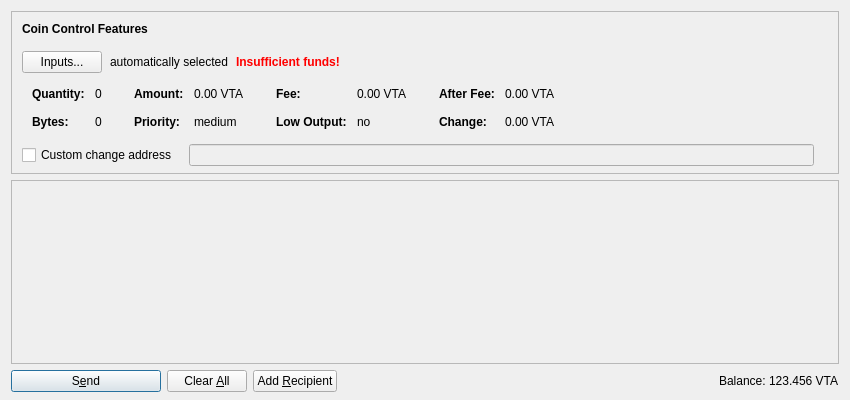
<?xml version="1.0" encoding="UTF-8"?>
<ui version="4.0">
 <class>SendCoinsDialog</class>
 <widget class="QDialog" name="SendCoinsDialog">
  <property name="geometry">
   <rect>
    <x>0</x>
    <y>0</y>
    <width>850</width>
    <height>400</height>
   </rect>
  </property>
  <property name="windowTitle">
   <string>Send Coins</string>
  </property>
  <layout class="QVBoxLayout" name="verticalLayout" stretch="0,1,0">
   <property name="bottomMargin">
    <number>8</number>
   </property>
   <item>
    <widget class="QFrame" name="frameCoinControl">
     <property name="sizePolicy">
      <sizepolicy hsizetype="Expanding" vsizetype="Expanding">
       <horstretch>0</horstretch>
       <verstretch>0</verstretch>
      </sizepolicy>
     </property>
     <property name="maximumSize">
      <size>
       <width>16777215</width>
       <height>16777215</height>
      </size>
     </property>
     <property name="frameShape">
      <enum>QFrame::StyledPanel</enum>
     </property>
     <property name="frameShadow">
      <enum>QFrame::Sunken</enum>
     </property>
     <layout class="QVBoxLayout" name="verticalLayoutCoinControl2">
      <property name="spacing">
       <number>0</number>
      </property>
      <property name="leftMargin">
       <number>0</number>
      </property>
      <property name="topMargin">
       <number>0</number>
      </property>
      <property name="rightMargin">
       <number>0</number>
      </property>
      <property name="bottomMargin">
       <number>6</number>
      </property>
      <item>
       <layout class="QVBoxLayout" name="verticalLayoutCoinControl" stretch="0,0,0,0,1">
        <property name="spacing">
         <number>0</number>
        </property>
        <property name="leftMargin">
         <number>10</number>
        </property>
        <property name="topMargin">
         <number>10</number>
        </property>
        <item>
         <layout class="QHBoxLayout" name="horizontalLayoutCoinControl1">
          <property name="bottomMargin">
           <number>15</number>
          </property>
          <item>
           <widget class="QLabel" name="labelCoinControlFeatures">
            <property name="sizePolicy">
             <sizepolicy hsizetype="Preferred" vsizetype="Maximum">
              <horstretch>0</horstretch>
              <verstretch>0</verstretch>
             </sizepolicy>
            </property>
            <property name="font">
             <font>
              <weight>75</weight>
              <bold>true</bold>
             </font>
            </property>
            <property name="styleSheet">
             <string notr="true">font-weight:bold;</string>
            </property>
            <property name="text">
             <string>Coin Control Features</string>
            </property>
           </widget>
          </item>
         </layout>
        </item>
        <item>
         <layout class="QHBoxLayout" name="horizontalLayoutCoinControl2" stretch="0,0,0,0">
          <property name="spacing">
           <number>8</number>
          </property>
          <property name="bottomMargin">
           <number>10</number>
          </property>
          <item>
           <widget class="QPushButton" name="pushButtonCoinControl">
            <property name="styleSheet">
             <string notr="true"/>
            </property>
            <property name="text">
             <string>Inputs...</string>
            </property>
           </widget>
          </item>
          <item>
           <widget class="QLabel" name="labelCoinControlAutomaticallySelected">
            <property name="text">
             <string>automatically selected</string>
            </property>
            <property name="margin">
             <number>5</number>
            </property>
           </widget>
          </item>
          <item>
           <widget class="QLabel" name="labelCoinControlInsuffFunds">
            <property name="font">
             <font>
              <weight>75</weight>
              <bold>true</bold>
             </font>
            </property>
            <property name="styleSheet">
             <string notr="true">color:red;font-weight:bold;</string>
            </property>
            <property name="text">
             <string>Insufficient funds!</string>
            </property>
            <property name="margin">
             <number>5</number>
            </property>
           </widget>
          </item>
          <item>
           <spacer name="horizontalSpacerCoinControl">
            <property name="orientation">
             <enum>Qt::Horizontal</enum>
            </property>
            <property name="sizeHint" stdset="0">
             <size>
              <width>40</width>
              <height>1</height>
             </size>
            </property>
           </spacer>
          </item>
         </layout>
        </item>
        <item>
         <widget class="QWidget" name="widgetCoinControl" native="true">
          <property name="sizePolicy">
           <sizepolicy hsizetype="Preferred" vsizetype="Preferred">
            <horstretch>0</horstretch>
            <verstretch>0</verstretch>
           </sizepolicy>
          </property>
          <property name="minimumSize">
           <size>
            <width>0</width>
            <height>0</height>
           </size>
          </property>
          <property name="styleSheet">
           <string notr="true"/>
          </property>
          <layout class="QHBoxLayout" name="horizontalLayoutCoinControl5">
           <property name="leftMargin">
            <number>0</number>
           </property>
           <property name="topMargin">
            <number>0</number>
           </property>
           <property name="rightMargin">
            <number>0</number>
           </property>
           <property name="bottomMargin">
            <number>0</number>
           </property>
           <item>
            <layout class="QHBoxLayout" name="horizontalLayoutCoinControl3" stretch="0,0,0,1">
             <property name="spacing">
              <number>20</number>
             </property>
             <property name="topMargin">
              <number>0</number>
             </property>
             <property name="bottomMargin">
              <number>10</number>
             </property>
             <item>
              <layout class="QFormLayout" name="formLayoutCoinControl1">
               <property name="horizontalSpacing">
                <number>10</number>
               </property>
               <property name="verticalSpacing">
                <number>14</number>
               </property>
               <property name="leftMargin">
                <number>10</number>
               </property>
               <property name="topMargin">
                <number>4</number>
               </property>
               <property name="rightMargin">
                <number>6</number>
               </property>
               <item row="0" column="0">
                <widget class="QLabel" name="labelCoinControlQuantityText">
                 <property name="font">
                  <font>
                   <weight>75</weight>
                   <bold>true</bold>
                  </font>
                 </property>
                 <property name="text">
                  <string>Quantity:</string>
                 </property>
                 <property name="margin">
                  <number>0</number>
                 </property>
                </widget>
               </item>
               <item row="0" column="1">
                <widget class="QLabel" name="labelCoinControlQuantity">
                 <property name="cursor">
                  <cursorShape>IBeamCursor</cursorShape>
                 </property>
                 <property name="contextMenuPolicy">
                  <enum>Qt::ActionsContextMenu</enum>
                 </property>
                 <property name="text">
                  <string notr="true">0</string>
                 </property>
                 <property name="margin">
                  <number>0</number>
                 </property>
                 <property name="textInteractionFlags">
                  <set>Qt::LinksAccessibleByMouse|Qt::TextSelectableByKeyboard|Qt::TextSelectableByMouse</set>
                 </property>
                </widget>
               </item>
               <item row="1" column="0">
                <widget class="QLabel" name="labelCoinControlBytesText">
                 <property name="font">
                  <font>
                   <weight>75</weight>
                   <bold>true</bold>
                  </font>
                 </property>
                 <property name="text">
                  <string>Bytes:</string>
                 </property>
                </widget>
               </item>
               <item row="1" column="1">
                <widget class="QLabel" name="labelCoinControlBytes">
                 <property name="cursor">
                  <cursorShape>IBeamCursor</cursorShape>
                 </property>
                 <property name="contextMenuPolicy">
                  <enum>Qt::ActionsContextMenu</enum>
                 </property>
                 <property name="text">
                  <string notr="true">0</string>
                 </property>
                 <property name="textInteractionFlags">
                  <set>Qt::LinksAccessibleByMouse|Qt::TextSelectableByKeyboard|Qt::TextSelectableByMouse</set>
                 </property>
                </widget>
               </item>
              </layout>
             </item>
             <item>
              <layout class="QFormLayout" name="formLayoutCoinControl2">
               <property name="horizontalSpacing">
                <number>10</number>
               </property>
               <property name="verticalSpacing">
                <number>14</number>
               </property>
               <property name="leftMargin">
                <number>6</number>
               </property>
               <property name="topMargin">
                <number>4</number>
               </property>
               <property name="rightMargin">
                <number>6</number>
               </property>
               <item row="0" column="0">
                <widget class="QLabel" name="labelCoinControlAmountText">
                 <property name="font">
                  <font>
                   <weight>75</weight>
                   <bold>true</bold>
                  </font>
                 </property>
                 <property name="text">
                  <string>Amount:</string>
                 </property>
                 <property name="margin">
                  <number>0</number>
                 </property>
                </widget>
               </item>
               <item row="0" column="1">
                <widget class="QLabel" name="labelCoinControlAmount">
                 <property name="cursor">
                  <cursorShape>IBeamCursor</cursorShape>
                 </property>
                 <property name="contextMenuPolicy">
                  <enum>Qt::ActionsContextMenu</enum>
                 </property>
                 <property name="text">
                  <string notr="true">0.00 VTA</string>
                 </property>
                 <property name="textInteractionFlags">
                  <set>Qt::LinksAccessibleByMouse|Qt::TextSelectableByKeyboard|Qt::TextSelectableByMouse</set>
                 </property>
                </widget>
               </item>
               <item row="1" column="0">
                <widget class="QLabel" name="labelCoinControlPriorityText">
                 <property name="font">
                  <font>
                   <weight>75</weight>
                   <bold>true</bold>
                  </font>
                 </property>
                 <property name="text">
                  <string>Priority:</string>
                 </property>
                </widget>
               </item>
               <item row="1" column="1">
                <widget class="QLabel" name="labelCoinControlPriority">
                 <property name="cursor">
                  <cursorShape>IBeamCursor</cursorShape>
                 </property>
                 <property name="contextMenuPolicy">
                  <enum>Qt::ActionsContextMenu</enum>
                 </property>
                 <property name="text">
                  <string notr="true">medium</string>
                 </property>
                 <property name="textInteractionFlags">
                  <set>Qt::LinksAccessibleByMouse|Qt::TextSelectableByKeyboard|Qt::TextSelectableByMouse</set>
                 </property>
                </widget>
               </item>
              </layout>
             </item>
             <item>
              <layout class="QFormLayout" name="formLayoutCoinControl3">
               <property name="horizontalSpacing">
                <number>10</number>
               </property>
               <property name="verticalSpacing">
                <number>14</number>
               </property>
               <property name="leftMargin">
                <number>6</number>
               </property>
               <property name="topMargin">
                <number>4</number>
               </property>
               <property name="rightMargin">
                <number>6</number>
               </property>
               <item row="0" column="0">
                <widget class="QLabel" name="labelCoinControlFeeText">
                 <property name="font">
                  <font>
                   <weight>75</weight>
                   <bold>true</bold>
                  </font>
                 </property>
                 <property name="text">
                  <string>Fee:</string>
                 </property>
                 <property name="margin">
                  <number>0</number>
                 </property>
                </widget>
               </item>
               <item row="0" column="1">
                <widget class="QLabel" name="labelCoinControlFee">
                 <property name="cursor">
                  <cursorShape>IBeamCursor</cursorShape>
                 </property>
                 <property name="contextMenuPolicy">
                  <enum>Qt::ActionsContextMenu</enum>
                 </property>
                 <property name="text">
                  <string notr="true">0.00 VTA</string>
                 </property>
                 <property name="textInteractionFlags">
                  <set>Qt::LinksAccessibleByMouse|Qt::TextSelectableByKeyboard|Qt::TextSelectableByMouse</set>
                 </property>
                </widget>
               </item>
               <item row="1" column="0">
                <widget class="QLabel" name="labelCoinControlLowOutputText">
                 <property name="font">
                  <font>
                   <weight>75</weight>
                   <bold>true</bold>
                  </font>
                 </property>
                 <property name="text">
                  <string>Low Output:</string>
                 </property>
                </widget>
               </item>
               <item row="1" column="1">
                <widget class="QLabel" name="labelCoinControlLowOutput">
                 <property name="cursor">
                  <cursorShape>IBeamCursor</cursorShape>
                 </property>
                 <property name="contextMenuPolicy">
                  <enum>Qt::ActionsContextMenu</enum>
                 </property>
                 <property name="text">
                  <string notr="true">no</string>
                 </property>
                 <property name="textInteractionFlags">
                  <set>Qt::LinksAccessibleByMouse|Qt::TextSelectableByKeyboard|Qt::TextSelectableByMouse</set>
                 </property>
                </widget>
               </item>
              </layout>
             </item>
             <item>
              <layout class="QFormLayout" name="formLayoutCoinControl4">
               <property name="horizontalSpacing">
                <number>10</number>
               </property>
               <property name="verticalSpacing">
                <number>14</number>
               </property>
               <property name="leftMargin">
                <number>6</number>
               </property>
               <property name="topMargin">
                <number>4</number>
               </property>
               <property name="rightMargin">
                <number>6</number>
               </property>
               <item row="0" column="0">
                <widget class="QLabel" name="labelCoinControlAfterFeeText">
                 <property name="font">
                  <font>
                   <weight>75</weight>
                   <bold>true</bold>
                  </font>
                 </property>
                 <property name="text">
                  <string>After Fee:</string>
                 </property>
                 <property name="margin">
                  <number>0</number>
                 </property>
                </widget>
               </item>
               <item row="0" column="1">
                <widget class="QLabel" name="labelCoinControlAfterFee">
                 <property name="cursor">
                  <cursorShape>IBeamCursor</cursorShape>
                 </property>
                 <property name="contextMenuPolicy">
                  <enum>Qt::ActionsContextMenu</enum>
                 </property>
                 <property name="text">
                  <string notr="true">0.00 VTA</string>
                 </property>
                 <property name="textInteractionFlags">
                  <set>Qt::LinksAccessibleByMouse|Qt::TextSelectableByKeyboard|Qt::TextSelectableByMouse</set>
                 </property>
                </widget>
               </item>
               <item row="1" column="0">
                <widget class="QLabel" name="labelCoinControlChangeText">
                 <property name="font">
                  <font>
                   <weight>75</weight>
                   <bold>true</bold>
                  </font>
                 </property>
                 <property name="text">
                  <string>Change:</string>
                 </property>
                </widget>
               </item>
               <item row="1" column="1">
                <widget class="QLabel" name="labelCoinControlChange">
                 <property name="cursor">
                  <cursorShape>IBeamCursor</cursorShape>
                 </property>
                 <property name="contextMenuPolicy">
                  <enum>Qt::ActionsContextMenu</enum>
                 </property>
                 <property name="text">
                  <string notr="true">0.00 VTA</string>
                 </property>
                 <property name="textInteractionFlags">
                  <set>Qt::LinksAccessibleByMouse|Qt::TextSelectableByKeyboard|Qt::TextSelectableByMouse</set>
                 </property>
                </widget>
               </item>
              </layout>
             </item>
            </layout>
           </item>
          </layout>
         </widget>
        </item>
        <item>
         <layout class="QHBoxLayout" name="horizontalLayoutCoinControl4" stretch="0,0,0">
          <property name="spacing">
           <number>12</number>
          </property>
          <property name="sizeConstraint">
           <enum>QLayout::SetDefaultConstraint</enum>
          </property>
          <property name="topMargin">
           <number>5</number>
          </property>
          <property name="rightMargin">
           <number>5</number>
          </property>
          <item>
           <widget class="QCheckBox" name="checkBoxCoinControlChange">
            <property name="toolTip">
             <string>If this is activated, but the change address is empty or invalid, change will be sent to a newly generated address.</string>
            </property>
            <property name="text">
             <string>Custom change address</string>
            </property>
           </widget>
          </item>
          <item>
           <widget class="QValidatedLineEdit" name="lineEditCoinControlChange">
            <property name="enabled">
             <bool>false</bool>
            </property>
            <property name="sizePolicy">
             <sizepolicy hsizetype="Expanding" vsizetype="Fixed">
              <horstretch>0</horstretch>
              <verstretch>0</verstretch>
             </sizepolicy>
            </property>
           </widget>
          </item>
          <item>
           <widget class="QLabel" name="labelCoinControlChangeLabel">
            <property name="sizePolicy">
             <sizepolicy hsizetype="Preferred" vsizetype="Expanding">
              <horstretch>0</horstretch>
              <verstretch>0</verstretch>
             </sizepolicy>
            </property>
            <property name="minimumSize">
             <size>
              <width>0</width>
              <height>0</height>
             </size>
            </property>
            <property name="text">
             <string/>
            </property>
            <property name="margin">
             <number>3</number>
            </property>
           </widget>
          </item>
         </layout>
        </item>
        <item>
         <spacer name="verticalSpacerCoinControl">
          <property name="orientation">
           <enum>Qt::Vertical</enum>
          </property>
          <property name="sizeHint" stdset="0">
           <size>
            <width>800</width>
            <height>1</height>
           </size>
          </property>
         </spacer>
        </item>
       </layout>
      </item>
     </layout>
    </widget>
   </item>
   <item>
    <widget class="QScrollArea" name="scrollArea">
     <property name="widgetResizable">
      <bool>true</bool>
     </property>
     <widget class="QWidget" name="scrollAreaWidgetContents">
      <property name="geometry">
       <rect>
        <x>0</x>
        <y>0</y>
        <width>830</width>
        <height>178</height>
       </rect>
      </property>
      <layout class="QVBoxLayout" name="verticalLayout_2" stretch="0,1">
       <property name="leftMargin">
        <number>0</number>
       </property>
       <property name="topMargin">
        <number>0</number>
       </property>
       <property name="rightMargin">
        <number>0</number>
       </property>
       <property name="bottomMargin">
        <number>0</number>
       </property>
       <item>
        <layout class="QVBoxLayout" name="entries">
         <property name="spacing">
          <number>6</number>
         </property>
        </layout>
       </item>
       <item>
        <spacer name="verticalSpacer">
         <property name="orientation">
          <enum>Qt::Vertical</enum>
         </property>
         <property name="sizeHint" stdset="0">
          <size>
           <width>20</width>
           <height>40</height>
          </size>
         </property>
        </spacer>
       </item>
      </layout>
     </widget>
    </widget>
   </item>
   <item>
    <layout class="QHBoxLayout" name="horizontalLayout">
     <item>
      <widget class="QPushButton" name="sendButton">
       <property name="minimumSize">
        <size>
         <width>150</width>
         <height>0</height>
        </size>
       </property>
       <property name="toolTip">
        <string>Confirm the send action</string>
       </property>
       <property name="text">
        <string>S&amp;end</string>
       </property>
       <property name="icon">
        <iconset resource="../virtacoin.qrc">
         <normaloff>:/icons/send</normaloff>:/icons/send</iconset>
       </property>
       <property name="default">
        <bool>true</bool>
       </property>
      </widget>
     </item>
     <item>
      <widget class="QPushButton" name="clearButton">
       <property name="sizePolicy">
        <sizepolicy hsizetype="Minimum" vsizetype="Fixed">
         <horstretch>0</horstretch>
         <verstretch>0</verstretch>
        </sizepolicy>
       </property>
       <property name="toolTip">
        <string>Clear all fields of the form.</string>
       </property>
       <property name="text">
        <string>Clear &amp;All</string>
       </property>
       <property name="icon">
        <iconset resource="../virtacoin.qrc">
         <normaloff>:/icons/remove</normaloff>:/icons/remove</iconset>
       </property>
       <property name="autoRepeatDelay">
        <number>300</number>
       </property>
       <property name="autoDefault">
        <bool>false</bool>
       </property>
      </widget>
     </item>
     <item>
      <widget class="QPushButton" name="addButton">
       <property name="toolTip">
        <string>Send to multiple recipients at once</string>
       </property>
       <property name="text">
        <string>Add &amp;Recipient</string>
       </property>
       <property name="icon">
        <iconset resource="../virtacoin.qrc">
         <normaloff>:/icons/add</normaloff>:/icons/add</iconset>
       </property>
       <property name="autoDefault">
        <bool>false</bool>
       </property>
      </widget>
     </item>
     <item>
      <spacer name="horizontalSpacer">
       <property name="orientation">
        <enum>Qt::Horizontal</enum>
       </property>
       <property name="sizeHint" stdset="0">
        <size>
         <width>40</width>
         <height>20</height>
        </size>
       </property>
      </spacer>
     </item>
     <item>
      <layout class="QHBoxLayout" name="horizontalLayout_2">
       <property name="spacing">
        <number>3</number>
       </property>
       <item>
        <widget class="QLabel" name="label">
         <property name="sizePolicy">
          <sizepolicy hsizetype="Preferred" vsizetype="Fixed">
           <horstretch>0</horstretch>
           <verstretch>0</verstretch>
          </sizepolicy>
         </property>
         <property name="text">
          <string>Balance:</string>
         </property>
        </widget>
       </item>
       <item>
        <widget class="QLabel" name="labelBalance">
         <property name="sizePolicy">
          <sizepolicy hsizetype="Preferred" vsizetype="Fixed">
           <horstretch>0</horstretch>
           <verstretch>0</verstretch>
          </sizepolicy>
         </property>
         <property name="cursor">
          <cursorShape>IBeamCursor</cursorShape>
         </property>
         <property name="text">
          <string notr="true">123.456 VTA</string>
         </property>
         <property name="textInteractionFlags">
          <set>Qt::LinksAccessibleByMouse|Qt::TextSelectableByKeyboard|Qt::TextSelectableByMouse</set>
         </property>
        </widget>
       </item>
      </layout>
     </item>
    </layout>
   </item>
  </layout>
 </widget>
 <customwidgets>
  <customwidget>
   <class>QValidatedLineEdit</class>
   <extends>QLineEdit</extends>
   <header>qvalidatedlineedit.h</header>
  </customwidget>
 </customwidgets>
 <resources>
  <include location="../virtacoin.qrc"/>
 </resources>
 <connections/>
</ui>
